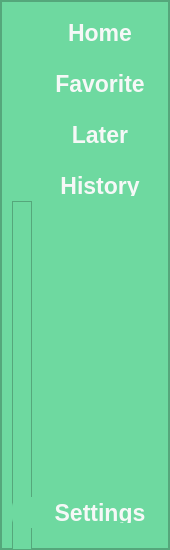
          <widget class="QFrame" name="left_menu">
           <property name="minimumSize">
            <size>
             <width>0</width>
             <height>550</height>
            </size>
           </property>
           <property name="maximumSize">
            <size>
             <width>50</width>
             <height>550</height>
            </size>
           </property>
           <property name="styleSheet">
            <string notr="true">QFrame
{
background-color:#6ED9A0;
}
QPushButton{
	padding: 5px 10px;
	border:none;
	border-radius:10px;
	background-color:#6ED9A0;
	color:#F6F8F7;
}

QPushButton:hover
{
background-color:#9BA7A5;
}

</string>
           </property>
           <property name="frameShape">
            <enum>QFrame::StyledPanel</enum>
           </property>
           <property name="frameShadow">
            <enum>QFrame::Raised</enum>
           </property>
           <layout class="QVBoxLayout" name="verticalLayout_3">
            <property name="spacing">
             <number>0</number>
            </property>
            <property name="leftMargin">
             <number>0</number>
            </property>
            <property name="topMargin">
             <number>0</number>
            </property>
            <property name="rightMargin">
             <number>0</number>
            </property>
            <property name="bottomMargin">
             <number>0</number>
            </property>
            <item>
             <widget class="QFrame" name="left_menu_bar">
              <property name="frameShape">
               <enum>QFrame::StyledPanel</enum>
              </property>
              <property name="frameShadow">
               <enum>QFrame::Raised</enum>
              </property>
              <layout class="QFormLayout" name="formLayout">
               <property name="horizontalSpacing">
                <number>0</number>
               </property>
               <property name="verticalSpacing">
                <number>0</number>
               </property>
               <property name="leftMargin">
                <number>10</number>
               </property>
               <property name="topMargin">
                <number>15</number>
               </property>
               <property name="rightMargin">
                <number>0</number>
               </property>
               <property name="bottomMargin">
                <number>0</number>
               </property>
               <item row="3" column="0">
                <widget class="QPushButton" name="home_button">
                 <property name="minimumSize">
                  <size>
                   <width>156</width>
                   <height>31</height>
                  </size>
                 </property>
                 <property name="maximumSize">
                  <size>
                   <width>156</width>
                   <height>31</height>
                  </size>
                 </property>
                 <property name="font">
                  <font>
                   <pointsize>17</pointsize>
                   <weight>75</weight>
                   <bold>true</bold>
                  </font>
                 </property>
                 <property name="styleSheet">
                  <string notr="true">background-image: url(:/icon/home.svg);
background-repeat:none;
background-position:center left;
padding-left:30px;
</string>
                 </property>
                 <property name="text">
                  <string>Home</string>
                 </property>
                 <property name="iconSize">
                  <size>
                   <width>25</width>
                   <height>25</height>
                  </size>
                 </property>
                 <property name="checkable">
                  <bool>false</bool>
                 </property>
                 <property name="checked">
                  <bool>false</bool>
                 </property>
                 <property name="autoDefault">
                  <bool>false</bool>
                 </property>
                 <property name="default">
                  <bool>false</bool>
                 </property>
                 <property name="flat">
                  <bool>false</bool>
                 </property>
                </widget>
               </item>
               <item row="5" column="0">
                <widget class="QPushButton" name="favorite_button">
                 <property name="minimumSize">
                  <size>
                   <width>156</width>
                   <height>31</height>
                  </size>
                 </property>
                 <property name="maximumSize">
                  <size>
                   <width>156</width>
                   <height>31</height>
                  </size>
                 </property>
                 <property name="font">
                  <font>
                   <pointsize>17</pointsize>
                   <weight>75</weight>
                   <bold>true</bold>
                  </font>
                 </property>
                 <property name="styleSheet">
                  <string notr="true">background-image: url(:/icon/heart.svg);
background-repeat:none;
background-position:center left;
padding-left:30px;
</string>
                 </property>
                 <property name="text">
                  <string>Favorite</string>
                 </property>
                 <property name="iconSize">
                  <size>
                   <width>25</width>
                   <height>25</height>
                  </size>
                 </property>
                </widget>
               </item>
               <item row="7" column="0" colspan="2">
                <widget class="QPushButton" name="watch_later_button">
                 <property name="minimumSize">
                  <size>
                   <width>156</width>
                   <height>31</height>
                  </size>
                 </property>
                 <property name="maximumSize">
                  <size>
                   <width>156</width>
                   <height>31</height>
                  </size>
                 </property>
                 <property name="font">
                  <font>
                   <pointsize>17</pointsize>
                   <weight>75</weight>
                   <bold>true</bold>
                  </font>
                 </property>
                 <property name="styleSheet">
                  <string notr="true">background-image: url(:/icon/pause.svg);
background-repeat:none;
background-position:center left;
padding-left:30px;
</string>
                 </property>
                 <property name="text">
                  <string>Later</string>
                 </property>
                </widget>
               </item>
               <item row="9" column="0">
                <widget class="QPushButton" name="histor_button">
                 <property name="minimumSize">
                  <size>
                   <width>156</width>
                   <height>31</height>
                  </size>
                 </property>
                 <property name="maximumSize">
                  <size>
                   <width>156</width>
                   <height>31</height>
                  </size>
                 </property>
                 <property name="font">
                  <font>
                   <pointsize>17</pointsize>
                   <weight>75</weight>
                   <bold>true</bold>
                  </font>
                 </property>
                 <property name="styleSheet">
                  <string notr="true">background-image: url(:/icon/history-svgrepo-com.svg);
background-repeat:none;
background-position:center left;
padding-left:30px;
</string>
                 </property>
                 <property name="text">
                  <string>History</string>
                 </property>
                </widget>
               </item>
               <item row="10" column="0">
                <widget class="QFrame" name="buf">
                 <property name="minimumSize">
                  <size>
                   <width>20</width>
                   <height>380</height>
                  </size>
                 </property>
                 <property name="frameShape">
                  <enum>QFrame::StyledPanel</enum>
                 </property>
                 <property name="frameShadow">
                  <enum>QFrame::Raised</enum>
                 </property>
                </widget>
               </item>
               <item row="11" column="0">
                <widget class="QPushButton" name="settings_button">
                 <property name="minimumSize">
                  <size>
                   <width>156</width>
                   <height>31</height>
                  </size>
                 </property>
                 <property name="maximumSize">
                  <size>
                   <width>156</width>
                   <height>31</height>
                  </size>
                 </property>
                 <property name="font">
                  <font>
                   <pointsize>17</pointsize>
                   <weight>75</weight>
                   <bold>true</bold>
                  </font>
                 </property>
                 <property name="styleSheet">
                  <string notr="true">background-image: url(:/icon/settings.svg);
background-repeat:none;
background-position:center left;
padding-left:30px;
</string>
                 </property>
                 <property name="text">
                  <string>Settings</string>
                 </property>
                </widget>
               </item>
               <item row="4" column="0">
                <spacer name="verticalSpacer">
                 <property name="orientation">
                  <enum>Qt::Vertical</enum>
                 </property>
                 <property name="sizeType">
                  <enum>QSizePolicy::Fixed</enum>
                 </property>
                 <property name="sizeHint" stdset="0">
                  <size>
                   <width>20</width>
                   <height>20</height>
                  </size>
                 </property>
                </spacer>
               </item>
               <item row="6" column="0">
                <spacer name="verticalSpacer_2">
                 <property name="orientation">
                  <enum>Qt::Vertical</enum>
                 </property>
                 <property name="sizeType">
                  <enum>QSizePolicy::Fixed</enum>
                 </property>
                 <property name="sizeHint" stdset="0">
                  <size>
                   <width>20</width>
                   <height>20</height>
                  </size>
                 </property>
                </spacer>
               </item>
               <item row="8" column="0">
                <spacer name="verticalSpacer_3">
                 <property name="orientation">
                  <enum>Qt::Vertical</enum>
                 </property>
                 <property name="sizeType">
                  <enum>QSizePolicy::Fixed</enum>
                 </property>
                 <property name="sizeHint" stdset="0">
                  <size>
                   <width>20</width>
                   <height>20</height>
                  </size>
                 </property>
                </spacer>
               </item>
               <item row="12" column="0">
                <spacer name="verticalSpacer_4">
                 <property name="orientation">
                  <enum>Qt::Vertical</enum>
                 </property>
                 <property name="sizeType">
                  <enum>QSizePolicy::Fixed</enum>
                 </property>
                 <property name="sizeHint" stdset="0">
                  <size>
                   <width>20</width>
                   <height>20</height>
                  </size>
                 </property>
                </spacer>
               </item>
              </layout>
             </widget>
            </item>
           </layout>
          </widget>
